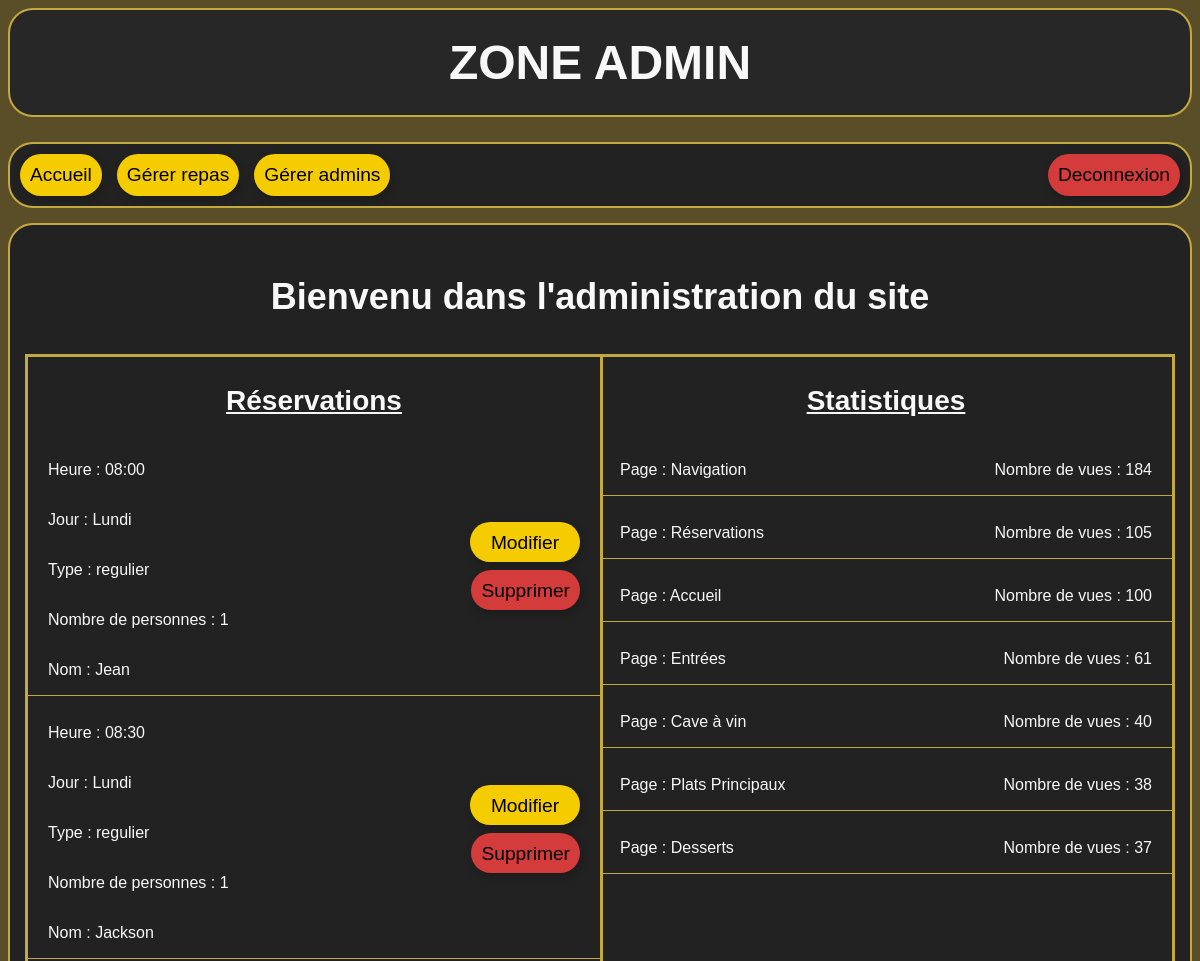
Page /admin/index.php (signed in, upper part) on the earlier database version.
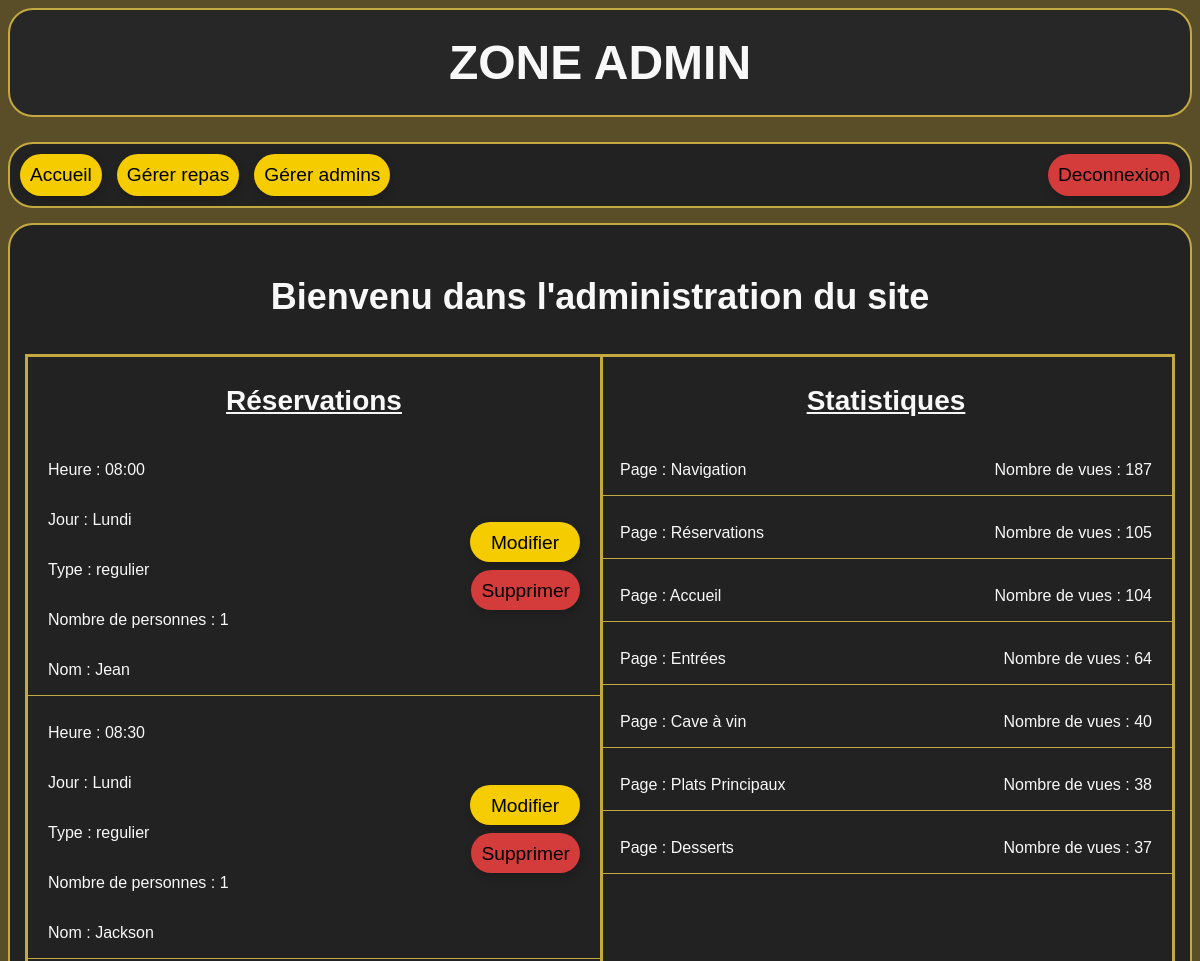
Same page on the later database version.
### tables this page shows
CREATE TABLE "reservations" (
	"id"	INTEGER NOT NULL UNIQUE,
	"jour"	TEXT NOT NULL,
	"type"	TEXT NOT NULL,
	"nom"	TEXT NOT NULL,
	"nb"	INTEGER NOT NULL,
	"temps"	TEXT NOT NULL,
	PRIMARY KEY("id" AUTOINCREMENT)
);

CREATE TABLE "vues" (
	"id"	INTEGER NOT NULL UNIQUE,
	"page"	TEXT NOT NULL UNIQUE,
	"nb"	INTEGER NOT NULL,
	PRIMARY KEY("id" AUTOINCREMENT)
);

### admin/index.php (the view, shortened to what this page needs)
<?php
include "../includes/base.php";
$nb_reservations_par_page = 6;
$page_reservations = $_GET["page"] ?? 1;
$sql = "
    SELECT id, jour, type, nom, nb, temps
    FROM reservations
	ORDER BY
		CASE jour
			WHEN 'Lundi' THEN 1
			WHEN 'Mardi' THEN 2
			WHEN 'Mercredi' THEN 3
			WHEN 'Jeudi' THEN 4
			WHEN 'Vendredi' THEN 5
			WHEN 'Samedi' THEN 6
			WHEN 'Dimanche' THEN 7
			END,
			temps
    LIMIT :limit
    OFFSET :offset
    ";
$stmt = $bdd->prepare($sql);
$stmt->execute([
    ":limit" => $nb_reservations_par_page,
    ":offset" => ($page_reservations - 1) * $nb_reservations_par_page
]);
$les_reservations = $stmt->fetchAll();
$sql = "
    SELECT *
    FROM vues
    ORDER BY nb DESC
    ";
$stmt = $bdd->prepare($sql);
$stmt->execute();
$pages = $stmt->fetchAll();
?>
<!DOCTYPE html>
<html lang="en">
<head>
    <link rel="stylesheet" href="../css/style_admin.css">
</head>
<body>
    <header>
        <h1>Zone admin</h1>
        <nav>
            <a class="changement_page" href="index.php"> Accueil </a>
            <a class="changement_page" href="repas/repas.php"> Gérer repas </a>
            <a class="changement_page" href="employes/gestion_admin.php"> Gérer admins </a>
            <a class="deconnexion" href="deconnexion.php"> Deconnexion </a>
        </nav>
    </header>
    <main>
        <p class="bienvenu">
            Bienvenu dans l'administration du site
        </p>
        <div class="conteneur">
            <div class="reservations">
                <p class="titre-section">Réservations</p>
                <?php foreach ($les_reservations as $une_reservation): ?>
                    <div class="une-reservation">
                        <div class="reservation-infos">
                            <p class="res-heure">Heure : <?= $une_reservation["temps"] ?></p>
                            <p class="res-jour">Jour : <?= $une_reservation["jour"] ?></p>
                            <p class="res-type">Type : <?= $une_reservation["type"] ?></p>
                            <p class="res-nb">Nombre de personnes : <?= $une_reservation["nb"] ?></p>
                            <p class="res-nom">Nom : <?= $une_reservation["nom"] ?></p>
                        </div>
                        <div class="btn-reservation">
                            <a class="modifier"
                                href="modifier_reservation.php?id=<?= $une_reservation['id'] ?>">Modifier</a>
                            <a class="supprimer" href="index.php?supprimer=<?= $une_reservation['id'] ?>">Supprimer</a>
                        </div>
                    </div>
                <?php endforeach ?>
            </div>
            <div class="statistiques">
                <p class="titre-section">Statistiques</p>
                <?php foreach ($pages as $page): ?>
                    <div class="une-statistique">
                        <p>Page : <?= $page["page"] ?></p>
                        <p class="nb-vues"> Nombre de vues : <?= $page["nb"] ?></p>
                    </div>
                <?php endforeach ?>
            </div>
        </div>
    </main>
</body>
</html>

### css/style_admin.css (style rules this page uses)
body { font-family: Arial, Helvetica, sans-serif; background-color: #5a4e28; }
header { text-align: center; }
h1 { margin: 0 0 25px 0; color: #F8F8F8; background-color: #272727; padding: 25px; border-radius: 25px; text-align: center; font-size: 48px; text-transform: uppercase; font-family: 'Raleway', sans-serif; border: 2px solid #C3A93F; }
h2, p.bienvenu { font-size: 36px; color: #F8F8F8; text-align: center; font-family: 'Raleway', sans-serif; }
p { font-family: 'Raleway', sans-serif; }
nav { background-color: #222222; padding: 10px; border-radius: 25px; display: flex; justify-content: center; gap: 15px; margin-bottom: 15px; border: 2px solid #C3A93F; }
.titre-section { font-size: 28px; font-weight: bold; text-decoration: underline; }
.une-reservation, .une-statistique { display: flex; justify-content: space-between; align-items: center; border-bottom: 1px solid #C3A93F; margin-bottom: 12px; padding: 0 20px; }
.une-reservation a { height: 20px; }
a.modifier { width: 90px; }
a, input.modifier, input.ajouter { border: none; padding: 10px; border-radius: 50px; text-decoration: none; color: black; font-size: larger; box-shadow: 2px 4px 10px rgba(0, 0, 0, 0.2); text-align: center; }
.bienvenu { text-align: center; font-size: 38px; font-weight: bold; }

Differences in the rows shown:
changed vues "Navigation": nb "184" → "187"
changed vues "Accueil": nb "100" → "104"
changed vues "Entrées": nb "61" → "64"
